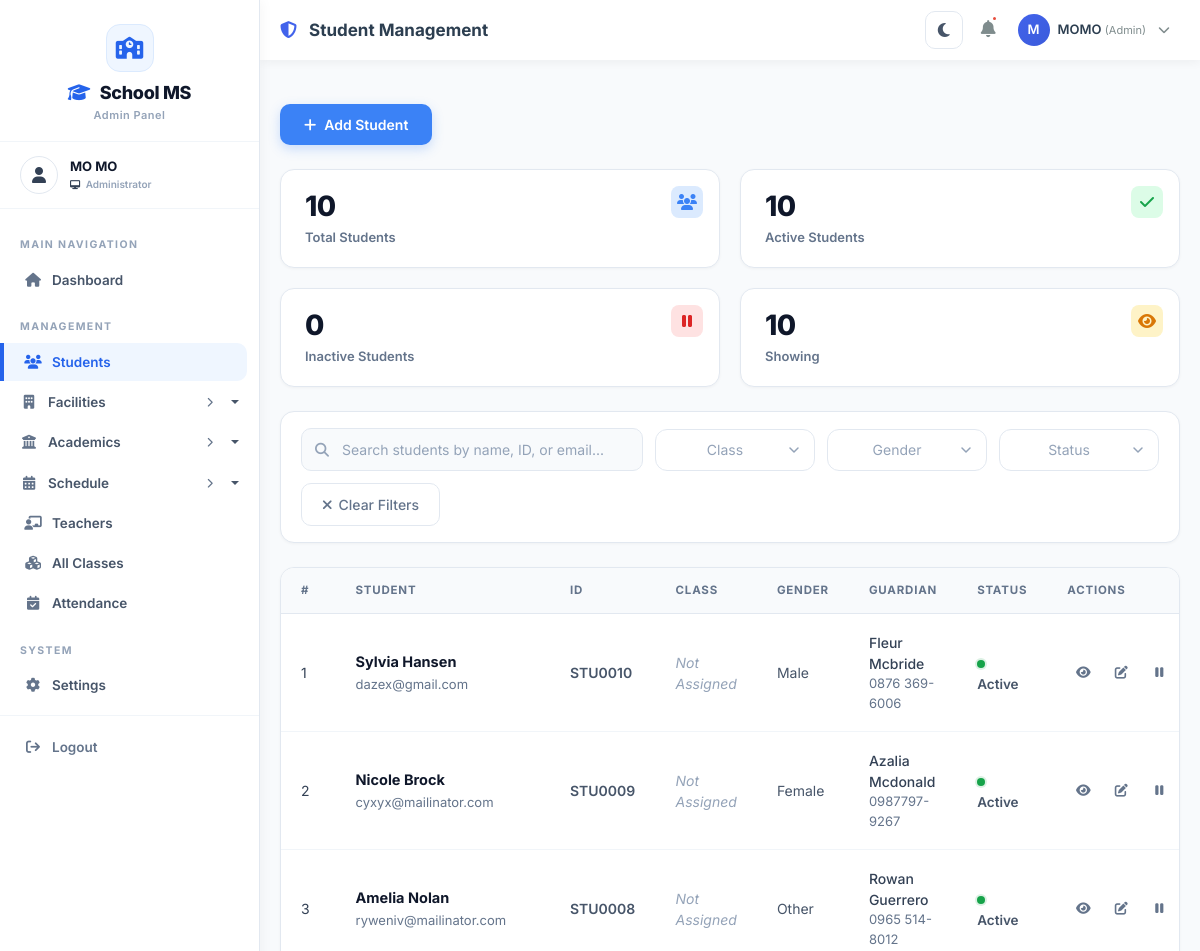
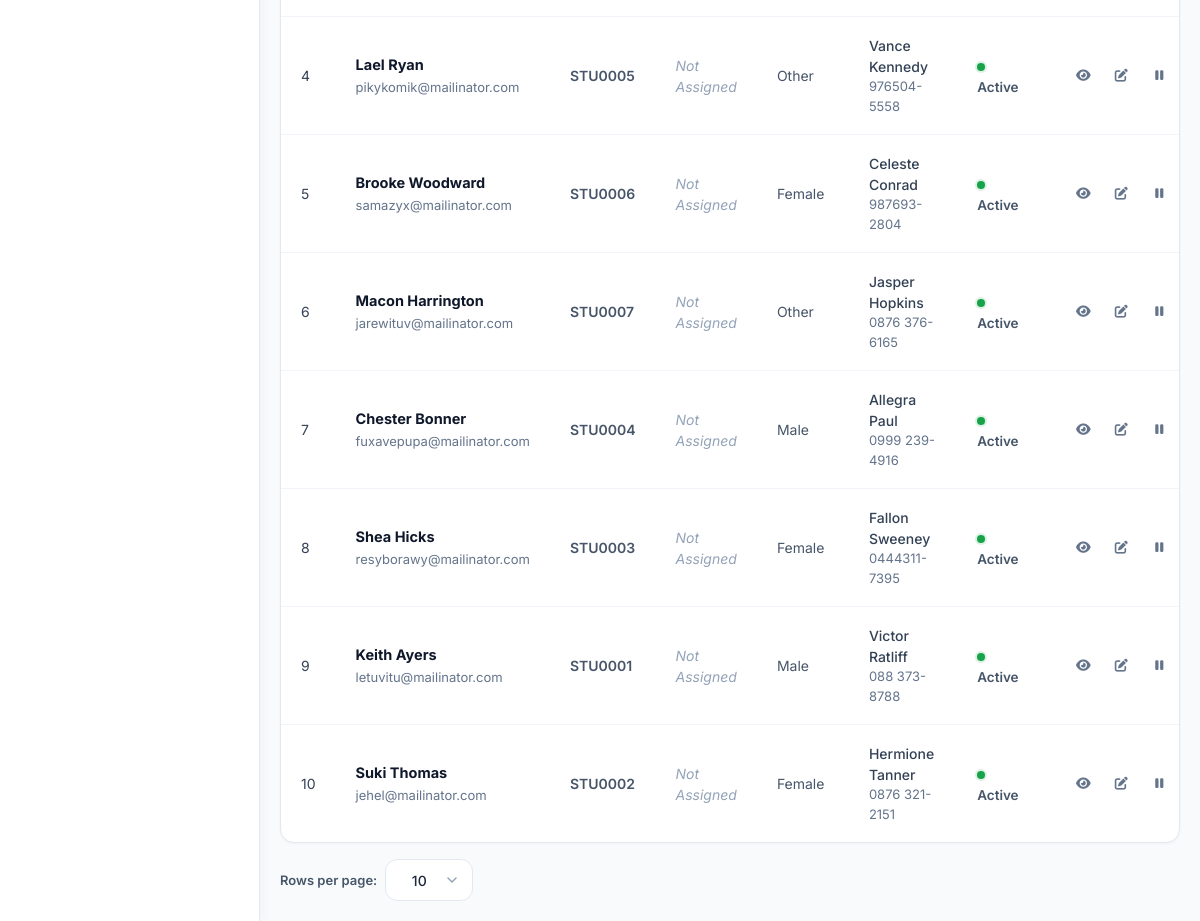
The app's page /students/list/ (signed in) with its own data (2 pictures, top to bottom).
### accounts/models.py (models this page shows, shortened)
class User(AbstractUser):
    ROLE_CHOICES = [
        ('admin', 'Admin'),
        ('teacher', 'Teacher'),
        ('student', 'Student'),
    ]
    role = models.CharField(max_length=50, choices=ROLE_CHOICES, default='student')
    is_active = models.BooleanField(default=True)
    phone = models.CharField(max_length=15, blank=True, null=True)
    address = models.TextField(blank=True, null=True)
    profile_picture = models.ImageField(upload_to='profile_pics/', blank=True, null=True)
    date_joined = models.DateTimeField(auto_now_add=True)

### students/models.py (models this page shows, shortened)
class Student(models.Model):
    GENDER_CHOICES = [
        ('M', 'Male'),
        ('F', 'Female'),
        ('O', 'Other')
    ]
    YEAR_CHOICES = [
        ('1', '1st Year'),
        ('2', '2nd Year'),
        ('3', '3rd Year'),
        ('4', '4th Year'),
        ('5', '5th Year'),
    ]
    user = models.OneToOneField(User, on_delete=models.CASCADE, related_name='student_profile', null=True, blank=True)
    student_id = models.CharField(max_length=20, unique=True, editable=False)
    first_name = models.CharField(max_length=100)
    last_name = models.CharField(max_length=100)
    date_of_birth = models.DateField()
    gender = models.CharField(max_length=10, choices=GENDER_CHOICES)
    phone = models.CharField(max_length=15)
    email = models.EmailField()
    address = models.TextField()
    guardian_name = models.CharField(max_length=100)
    guardian_phone = models.CharField(max_length=15)
    guardian_email = models.EmailField(blank=True, null=True)
    enrollment_date = models.DateField(auto_now_add=True)
    major = models.ForeignKey(Major, on_delete=models.SET_NULL, null=True, blank=True, related_name='students')
    year = models.CharField(max_length=10, choices=YEAR_CHOICES, default='1')
    semester = models.IntegerField(default=1, help_text="Current semester (1-8)")
    graduation_year = models.IntegerField(null=True, blank=True)
    classes_enrolled = models.ManyToManyField(
        Class,
        blank=True,
        related_name='enrolled_students'
    )
    courses = models.ManyToManyField(Course, blank=True, related_name='students')
    is_active = models.BooleanField(default=True)
    profile_picture = models.ImageField(upload_to='students/', blank=True, null=True)
    qr_code = models.ImageField(upload_to='qr_codes/', blank=True, null=True)
    qr_registered = models.BooleanField(default=False)
    registration_completed = models.BooleanField(default=False)
    created_at = models.DateTimeField(auto_now_add=True)
    updated_at = models.DateTimeField(auto_now=True)
    def get_full_name(self):
        return f"{self.first_name} {self.last_name}"
    class Meta:
        ordering = ['-enrollment_date']

### students/views.py (the view, shortened to what this page needs)
# urls.py: path('list/', views.student_list, name='student_list'),
@login_required
@admin_required
def student_list(request):
    students = Student.objects.all()
    form = StudentSearchForm(request.GET or None)
    per_page = request.GET.get('per_page', '10')
    try:
        per_page = int(per_page)
    except (TypeError, ValueError):
        per_page = 10
    if per_page not in (5, 10, 20):
        per_page = 10
    paginator = Paginator(students, per_page)
    page_number = request.GET.get('page')
    students_page = paginator.get_page(page_number)
    context = {
        'students': students_page,
        'per_page': per_page,
        'form': form,
        'total_students': Student.objects.count(),
        'active_students': Student.objects.filter(is_active=True).count(),
        'inactive_students': Student.objects.filter(is_active=False).count(),
        'qr_not_registered': Student.objects.filter(qr_registered=False).count(),
        'qr_registered_count': Student.objects.filter(qr_registered=True).count(),
        'per_page_params': 'per_page=' + str(per_page),
    }
    return render(request, 'Backend/admin/student/student_list.html', context)

### templates/Backend/admin/student/student_list.html (shortened to what this page needs)
{% extends 'Backend/layouts/admin_layout.html' %}
{% load static %}
{% block page_title %}Student Management{% endblock %}
{% block content %}
<div class="page-header">
    <a href="{% url 'students:student_add' %}" class="btn-add-class">
        <i class="fas fa-plus"></i> Add Student
    </a>
</div>
<div class="kpi-grid">
    <div class="kpi-card">
        <div class="kpi-badge blue">
            <i class="fas fa-users"></i>
        </div>
        <div class="kpi-number">{{ total_students|default:0 }}</div>
        <div class="kpi-label">Total Students</div>
    </div>
    <div class="kpi-card">
        <div class="kpi-badge green">
            <i class="fas fa-check"></i>
        </div>
        <div class="kpi-number">{{ active_students|default:0 }}</div>
        <div class="kpi-label">Active Students</div>
    </div>
    <div class="kpi-card">
        <div class="kpi-badge red">
            <i class="fas fa-pause"></i>
        </div>
        <div class="kpi-number">{{ inactive_students|default:0 }}</div>
        <div class="kpi-label">Inactive Students</div>
    </div>
    <div class="kpi-card">
        <div class="kpi-badge orange">
            <i class="fas fa-eye"></i>
        </div>
        <div class="kpi-number" id="visibleCountCard">{{ students|length }}</div>
        <div class="kpi-label">Showing</div>
    </div>
</div>
<div class="filter-bar">
    <div class="search-wrapper">
        <i class="fas fa-search"></i>
        <input type="text" class="search-input" id="searchInput" placeholder="Search students by name, ID, or email...">
    </div>
    <button class="btn-clear" id="clearFiltersBtn">
        <i class="fas fa-times"></i> Clear Filters
    </button>
</div>
<div class="table-container">
    <div class="table-responsive">
        <table class="data-table">
            <thead>
                <tr>
                    <th style="width: 50px;">#</th>
                    <th>Student</th>
                    <th>ID</th>
                    <th>Class</th>
                    <th>Gender</th>
                    <th>Guardian</th>
                    <th>Status</th>
                    <th style="width: 120px;">Actions</th>
                </tr>
            </thead>
            <tbody id="tableBody">
                {% for student in students %}
                <tr class="student-row" data-name="{{ student.get_full_name|lower }}"
                    data-email="{{ student.email|lower }}" data-id="{{ student.student_id|lower }}"
                    data-class="{{ student.class_enrolled.id|default:'' }}" data-gender="{{ student.gender }}"
                    data-status="{% if student.is_active %}active{% else %}inactive{% endif %}">
                    <td>{{ forloop.counter }}</td>
                    <td>
                        <div>
                            <div class="student-name-main">{{ student.get_full_name }}</div>
                            <div class="student-meta">{{ student.email }}</div>
                        </div>
                    </td>
                    <td><span class="cell-id">{{ student.student_id }}</span></td>
                    <td>
                        {% if student.class_enrolled %}
                        <span class="cell-class">{{ student.class_enrolled.name }}</span>
                        {% else %}
                        <span class="cell-unassigned">Not Assigned</span>
                        {% endif %}
                    </td>
                    <td>
                        <span class="cell-gender">{{ student.get_gender_display }}</span>
                    </td>
                    <td>
                        <div class="cell-guardian-name">{{ student.guardian_name }}</div>
                        <div class="cell-guardian-phone">{{ student.guardian_phone }}</div>
                    </td>
                    <td>
                        <span class="status-text">
                            <span class="status-dot {% if student.is_active %}active{% else %}inactive{% endif %}"></span>
                            {% if student.is_active %}Active{% else %}Inactive{% endif %}
                        </span>
                    </td>
                    <td>
                        <div class="action-icons">
                            <a href="{% url 'students:student_detail' student.pk %}" class="action-icon edit" title="View" data-bs-toggle="tooltip">
                                <i class="fas fa-eye"></i>
                            </a>
                            <a href="{% url 'students:student_edit' student.pk %}" class="action-icon edit" title="Edit" data-bs-toggle="tooltip">
                                <i class="fas fa-edit"></i>
                            </a>
                            <a href="{% url 'students:student_toggle_status' student.pk %}" class="action-icon toggle" title="{% if student.is_active %}Deactivate{% else %}Activate{% endif %}" data-bs-toggle="tooltip" onclick="return confirm('Are you sure?')">
                                <i class="fas {% if student.is_active %}fa-pause{% else %}fa-play{% endif %}"></i>
                            </a>
                        </div>
                    </td>
                </tr>
                {% endfor %}
            </tbody>
        </table>
    </div>
</div>
<div class="per-page-selector">
    <label for="perPageSelect">Rows per page:</label>
</div>
{% endblock %}

### templates/Backend/layouts/admin_layout.html (shortened to what this page needs)
{% load static %}
<!DOCTYPE html>
<html lang="en">
<head>
    <link href="https://cdn.jsdelivr.net/npm/bootstrap@5.3.0/dist/css/bootstrap.min.css" rel="stylesheet">
    <link rel="stylesheet" href="https://cdnjs.cloudflare.com/ajax/libs/font-awesome/6.4.0/css/all.min.css">
    <link rel="stylesheet" href="{% static 'css/theme.css' %}?v=20260714e">
</head>
<body>
    <div class="sidebar" id="sidebar">
        <div class="sidebar-brand">
            <div class="brand-icon">
                <i class="fas fa-school"></i>
            </div>
            <h3><i class="fas fa-graduation-cap"></i> School MS</h3>
            <small>Admin Panel</small>
        </div>
        <div class="sidebar-user">
            <div class="avatar">
                <i class="fas fa-user"></i>
            </div>
            <div class="user-info">
                <div class="name">{{ user.get_full_name|default:user.username }}</div>
                <div class="role"><i class="fas fa-desktop"></i> Administrator</div>
            </div>
        </div>
        <div class="sidebar-menu-wrapper">
            <ul class="sidebar-menu">
                <li class="menu-header">MAIN NAVIGATION</li>
                <li>
                    <a href="{% url 'accounts:dashboard' %}"
                        class="menu-link {% if request.resolver_match.url_name == 'dashboard' %}active{% endif %}">
                        <i class="fas fa-home"></i> Dashboard
                    </a>
                </li>
                <li class="menu-header">MANAGEMENT</li>
                <li>
                    <a href="{% url 'students:student_list' %}"
                        class="menu-link {% if request.resolver_match.url_name == 'student_list' %}active{% endif %}">
                        <i class="fas fa-users"></i> Students
                    </a>
                </li>
                <li>
                    <button class="dropdown-toggle "
                        data-arrow-closed="fa-chevron-right" data-arrow-open="fa-chevron-down"
                        onclick="toggleDropdown(this)">
                        <i class="fas fa-building"></i> Facilities
                        <span class="arrow"><i class="fas fa-chevron-right arrow-icon"></i></span>
                    </button>
                </li>
                <li>
                    <button class="dropdown-toggle "
                        data-arrow-closed="fa-chevron-right" data-arrow-open="fa-chevron-down"
                        onclick="toggleDropdown(this)">
                        <i class="fas fa-university"></i> Academics
                        <span class="arrow"><i class="fas fa-chevron-right arrow-icon"></i></span>
                    </button>
                </li>
                <li>
                    <button class="dropdown-toggle {% if request.resolver_match.url_name|slice:":5" == "term_" or request.resolver_match.url_name|slice:":9" == "timeslot_" %}active{% endif %}"
                        data-arrow-closed="fa-chevron-right" data-arrow-open="fa-chevron-down"
                        onclick="toggleDropdown(this)">
                        <i class="fas fa-calendar-alt"></i> Schedule
                        <span class="arrow"><i class="fas fa-chevron-right arrow-icon"></i></span>
                    </button>
                </li>
                <li>
                    <a href="{% url 'teachers:teacher_list' %}"
                        class="menu-link {% if request.resolver_match.url_name|slice:":8" == "teacher_" %}active{% endif %}">
                        <i class="fas fa-chalkboard-teacher"></i> Teachers
                    </a>
                </li>
                <li>
                    <a href="{% url 'classes:class_list' %}"
                        class="menu-link {% if request.resolver_match.url_name == 'class_list' %}active{% endif %}">
                        <i class="fas fa-cubes"></i> All Classes
                    </a>
                </li>
                <li>
                    <a href="{% url 'attendance:admin_attendance_list' %}"
                        class="menu-link {% if request.resolver_match.url_name|slice:":10" == "attendance_" %}active{% endif %}">
                        <i class="fas fa-calendar-check"></i> Attendance
                    </a>
                </li>
                <li class="menu-header">SYSTEM</li>
                <li>
                    <a href="{% url 'accounts:settings' %}" class="menu-link {% if request.resolver_match.url_name == 'settings' %}active{% endif %}">
                        <i class="fas fa-gear"></i> Settings
                    </a>
                </li>
                <li class="logout-section">
                    <a href="{% url 'accounts:logout' %}" class="menu-link">
                        <i class="fas fa-arrow-right-from-bracket"></i> Logout
                    </a>
                </li>
            </ul>
        </div>
    </div>
    <div class="main-content" id="mainContent">
        <div class="top-nav">
            <div class="left-section">
                <h4 class="page-title">
                    <i class="fas fa-shield-alt me-2" style="color: #4263eb;"></i>
                    {% block page_title %}Admin Dashboard{% endblock %}
                </h4>
            </div>
            <div class="right-section">
                <button id="themeToggle" class="theme-toggle-btn" type="button" data-bs-toggle="tooltip" title="Toggle dark / light theme">
                    <i class="fas fa-moon"></i>
                </button>
                <button class="notification-btn" data-bs-toggle="tooltip" title="Notifications">
                    <i class="fas fa-bell"></i>
                    <span class="badge-dot"></span>
                </button>
                <div class="dropdown user-dropdown">
                    <a class="user-info-display" data-bs-toggle="dropdown" aria-expanded="false">
                        <div class="user-avatar">
                            {{ user.username|make_list|first|upper }}
                        </div>
                        <div class="user-name">
                            {{ user.username }}
                            <small>(Admin)</small>
                        </div>
                        <i class="fas fa-chevron-down ms-1" style="font-size: 12px; color: #7f8c8d;"></i>
                    </a>
                </div>
            </div>
        </div>
        <div class="content-area">
            {% block content %}{% endblock %}
        </div>
    </div>
</body>
</html>

### records on screen
User: get_full_name "MO MO", username|make_list "M", username "MOMO"
Student: get_full_name "Sylvia Hansen", email "dazex@gmail.com", student_id "STU0010", gender "Male", guardian_name "Fleur Mcbride", guardian_phone "0876 369-6006", is_active True (drawn)
Student: get_full_name "Nicole Brock", email "cyxyx@mailinator.com", student_id "STU0009", gender "Female", guardian_name "Azalia Mcdonald", guardian_phone "0987797-9267", is_active True (drawn)
Student: get_full_name "Amelia Nolan", email "ryweniv@mailinator.com", student_id "STU0008", gender "Other", guardian_name "Rowan Guerrero", guardian_phone "0965 514-8012", is_active True (drawn)
Student: get_full_name "Lael Ryan", email "pikykomik@mailinator.com", student_id "STU0005", gender "Other", guardian_name "Vance Kennedy", guardian_phone "976504-5558", is_active True (drawn)
Student: get_full_name "Brooke Woodward", email "samazyx@mailinator.com", student_id "STU0006", gender "Female", guardian_name "Celeste Conrad", guardian_phone "987693-2804", is_active True (drawn)
Student: get_full_name "Macon Harrington", email "jarewituv@mailinator.com", student_id "STU0007", gender "Other", guardian_name "Jasper Hopkins", guardian_phone "0876 376-6165", is_active True (drawn)
Student: get_full_name "Chester Bonner", email "fuxavepupa@mailinator.com", student_id "STU0004", gender "Male", guardian_name "Allegra Paul", guardian_phone "0999 239-4916", is_active True (drawn)
Student: get_full_name "Shea Hicks", email "resyborawy@mailinator.com", student_id "STU0003", gender "Female", guardian_name "Fallon Sweeney", guardian_phone "0444311-7395", is_active True (drawn)
Student: get_full_name "Keith Ayers", email "letuvitu@mailinator.com", student_id "STU0001", gender "Male", guardian_name "Victor Ratliff", guardian_phone "088 373-8788", is_active True (drawn)
Student: get_full_name "Suki Thomas", email "jehel@mailinator.com", student_id "STU0002", gender "Female", guardian_name "Hermione Tanner", guardian_phone "0876 321-2151", is_active True (drawn)

### other values on screen
{{ total_students|default:0 }} "10"
{{ active_students|default:0 }} "10"
{{ inactive_students|default:0 }} "0"
{{ students|length }} "10"
